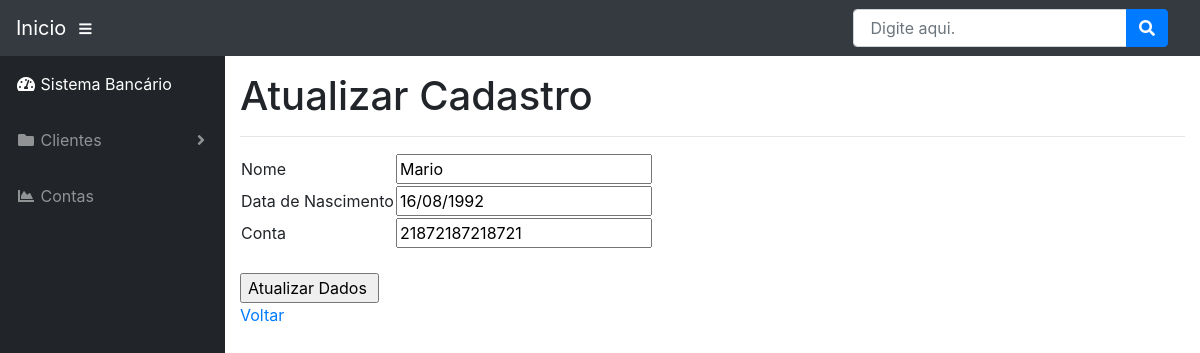
Page /atualizar/2 on the committed database.
### app.py (models this page shows, shortened)
class Pessoa(db.Model):
	__tablename__ = 'cliente'
	_id = db.Column(db.Integer, primary_key=True, autoincrement=True)
	nome = db.Column(db.String)
	data = db.Column(db.String)
	cpf = db.Column(db.String)
	conta = db.Column(db.String)

### app.py (the view, shortened to what this page needs)
@app.route("/atualizar/<int:id>", methods=['GET', 'POST'])
def atualizar(id):
	pessoa = Pessoa.query.filter_by(_id=id).first()
	return render_template("atualizar.html", pessoa= pessoa)

### templates/atualizar.html (shortened to what this page needs)
<!DOCTYPE html>
<html lang="pt">
  <head>
    <link href="/static/vendor/bootstrap/css/bootstrap.min.css" rel="stylesheet">
    <link href="/static/vendor/fontawesome-free/css/all.min.css" rel="stylesheet" type="text/css">
    <link href="/static/vendor/datatables/dataTables.bootstrap4.css" rel="stylesheet">
    <link href="/static/css/sb-admin.css" rel="stylesheet">
  </head>
  <body id="page-top">
    <nav class="navbar navbar-expand navbar-dark bg-dark static-top">
      <a class="navbar-brand mr-1" href="index.html">Inicio </a>
      <button class="btn btn-link btn-sm text-white order-1 order-sm-0" id="sidebarToggle" href="#">
        <i class="fas fa-bars"></i>
      </button>
      <form class="d-none d-md-inline-block form-inline ml-auto mr-0 mr-md-3 my-2 my-md-0">
        <div class="input-group">
          <input type="text" class="form-control" placeholder=" Digite aqui." aria-label="Search" aria-describedby="basic-addon2">
          <div class="input-group-append">
            <button class="btn btn-primary" type="button">
              <i class="fas fa-search"></i>
            </button>
          </div>
        </div>
      </form>
    </nav>
    <div id="wrapper">
      <ul class="sidebar navbar-nav">
        <li class="nav-item active">
          <a class="nav-link" href="index.html">
            <i class="fas fa-fw fa-tachometer-alt"></i>
            <span> Sistema Bancário</span>
          </a>
        </li>
        <li class="nav-item dropdown">
          <a class="nav-link dropdown-toggle" href="#" id="pagesDropdown" role="button" data-toggle="dropdown" aria-haspopup="true" aria-expanded="false">
            <i class="fas fa-fw fa-folder"></i>
            <span> Clientes </span>
          </a>
        </li>
        <li class="nav-item">
          <a class="nav-link" href="static/charts.html">
            <i class="fas fa-fw fa-chart-area"></i>
            <span> Contas </span></a>
        </li>
      </ul>
      <div id="content-wrapper">
        <div class="container-fluid">
		<h1> Atualizar Cadastro </h1>
		<hr>
		<form action="" method="POST">
			<table>
				<tr>
					<td>Nome</td>
					<td><input type="text" name="nome" value="{{ pessoa.nome }}"></td>
				</tr>
				<tr>
					<td>Data de Nascimento</td>
					<td><input type="text" name="data" value="{{ pessoa.data }}"></td>
				</tr>
				<tr>
					<td>Conta</td>
					<td><input type="text" name="conta" value="{{ pessoa.conta }}"></td>
				</tr>
			</table><br>
			<input type="submit" value="Atualizar Dados ">
		</form>
		<a href="/index"> Voltar </a>
        </div>
      </div>
    </div>
  </body>
</html>

### static/css/sb-admin.css (style rules this page uses)
html { position: relative; min-height: 100%; }
body { height: 100%; }
#wrapper { display: -webkit-box; display: -ms-flexbox; display: flex; }
#wrapper #content-wrapper { overflow-x: hidden; width: 100%; padding-top: 1rem; padding-bottom: 80px; }
.navbar-nav .nav-item.active .nav-link { color: #fff; }
.navbar-nav .nav-item.dropdown .dropdown-toggle::after { width: 1rem; text-align: center; float: right; vertical-align: 0; border: 0; font-weight: 900; content: '\f105'; font-family: 'Font Awesome 5 Free'; }
.sidebar { width: 90px !important; background-color: #212529; min-height: calc(100vh - 56px); }
.sidebar .nav-item:last-child { margin-bottom: 1rem; }
.sidebar .nav-item .nav-link { text-align: center; padding: 0.75rem 1rem; width: 90px; }
.sidebar .nav-item .nav-link span { font-size: 0.65rem; display: block; }
.sidebar .nav-item.dropdown .dropdown-toggle::after { display: none; }
.sidebar .nav-item .nav-link { color: rgba(255, 255, 255, 0.5); }
@media (min-width: 768px) { .sidebar { width: 225px !important; } }
@media (min-width: 768px) { .sidebar .nav-item .nav-link { display: block; width: 100%; text-align: left; padding: 1rem; width: 225px; } }
@media (min-width: 768px) { .sidebar .nav-item .nav-link span { font-size: 1rem; display: inline; } }
@media (min-width: 768px) { .sidebar .nav-item.dropdown .dropdown-toggle::after { display: block; } }
:root { --input-padding-x: 0.75rem; --input-padding-y: 0.75rem; }

### rows in the picture
Pessoa: nome "Mario", data "16/08/1992", conta "21872187218721"
